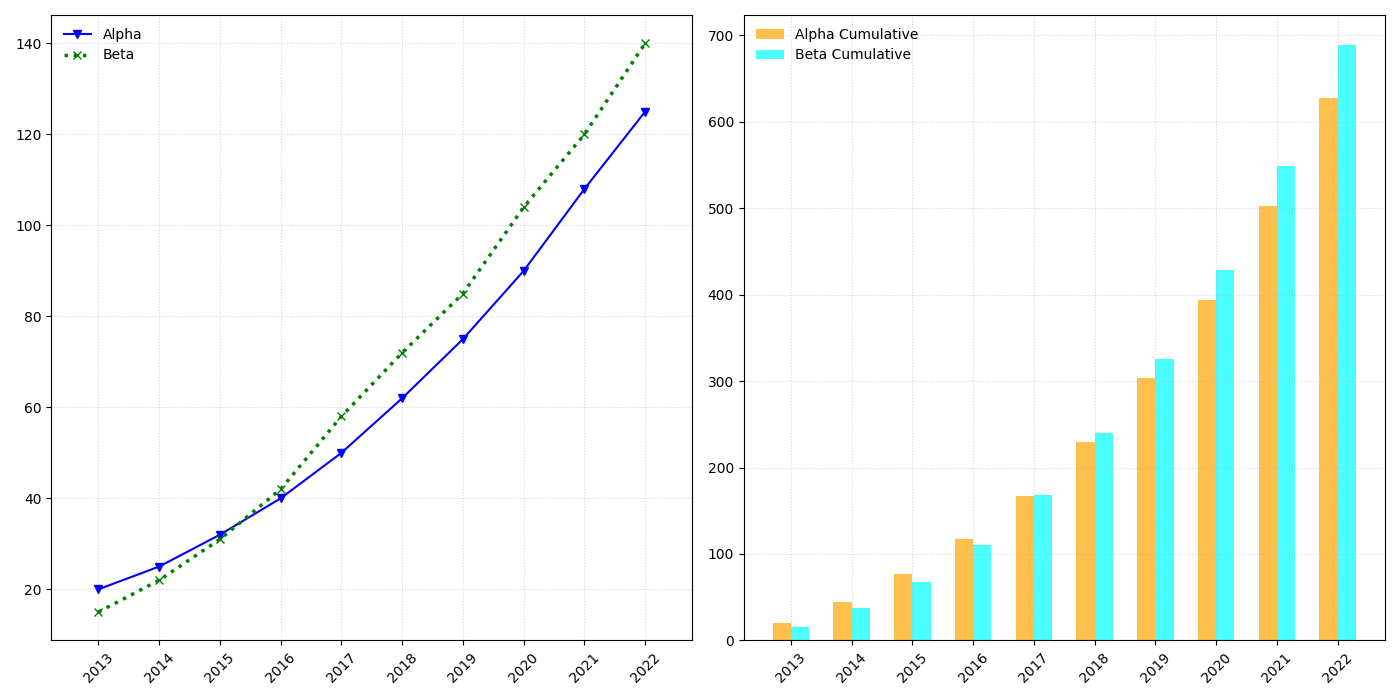

Write Python code to recreate this figure.
import matplotlib.pyplot as plt
import numpy as np

years = np.arange(2013, 2023)

alpha_advancement = np.array([20, 25, 32, 40, 50, 62, 75, 90, 108, 125])
beta_advancement = np.array([15, 22, 31, 42, 58, 72, 85, 104, 120, 140])

alpha_cumulative = np.cumsum(alpha_advancement)
beta_cumulative = np.cumsum(beta_advancement)

fig, (ax1, ax2) = plt.subplots(1, 2, figsize=(14, 7), sharex=True)

# Randomly altering stylistic elements
ax1.plot(years, alpha_advancement, color='blue', marker='v', linestyle='-', linewidth=1.5, label='Alpha')
ax1.plot(years, beta_advancement, color='green', marker='x', linestyle=':', linewidth=2.5, label='Beta')

# Adjusting grid style and appearance
ax1.grid(True, linestyle=':', alpha=0.5)
ax1.set_xticks(years)
ax1.set_xticklabels(years, rotation=45)
ax1.legend(loc='upper left', frameon=False)

# Altered bar plot colors and styles
ax2.bar(years - 0.15, alpha_cumulative, width=0.3, color='orange', alpha=0.7, label='Alpha Cumulative')
ax2.bar(years + 0.15, beta_cumulative, width=0.3, color='cyan', alpha=0.7, label='Beta Cumulative')

# Grid and legend adjustments
ax2.grid(True, linestyle=':', alpha=0.5)
ax2.set_xticks(years)
ax2.set_xticklabels(years, rotation=45)
ax2.legend(loc='upper left', frameon=False)

plt.tight_layout()
plt.show()
